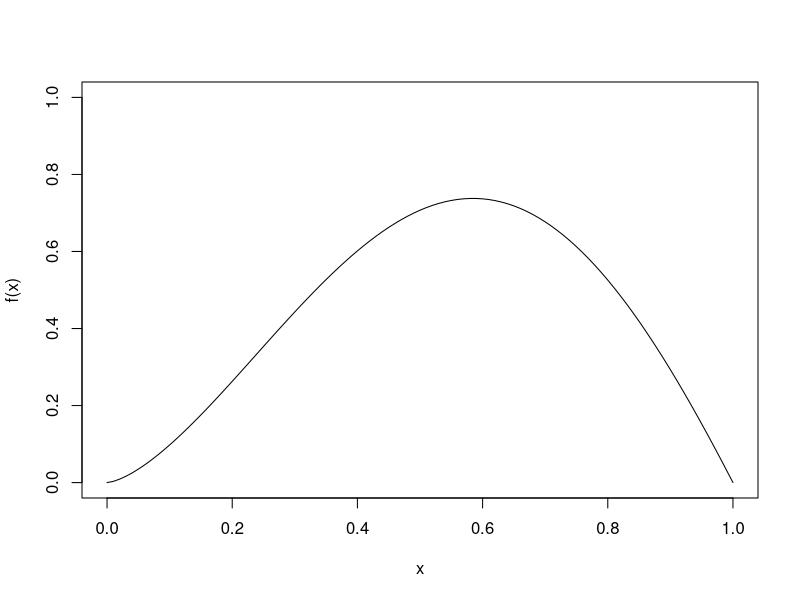
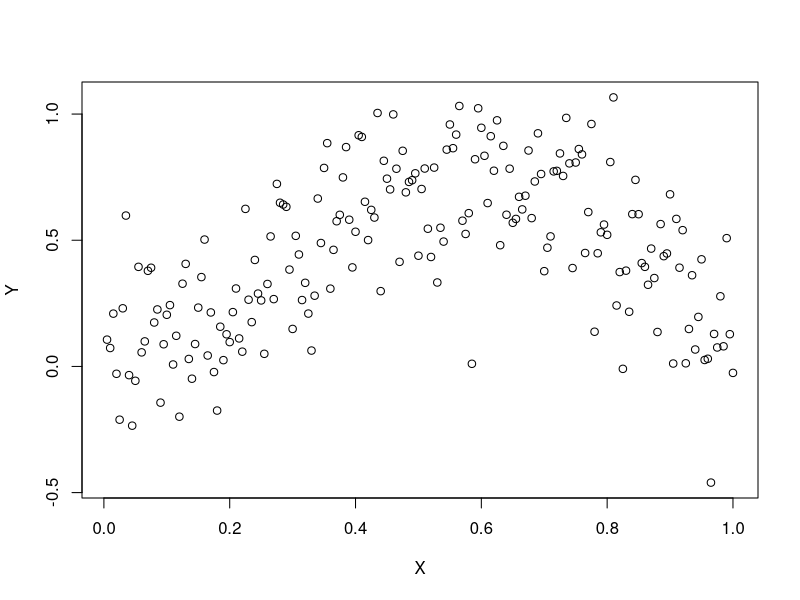
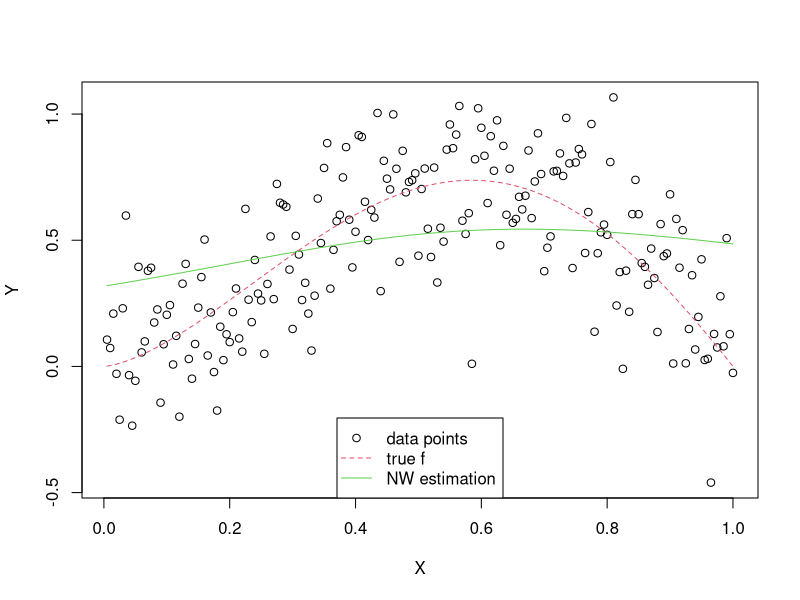
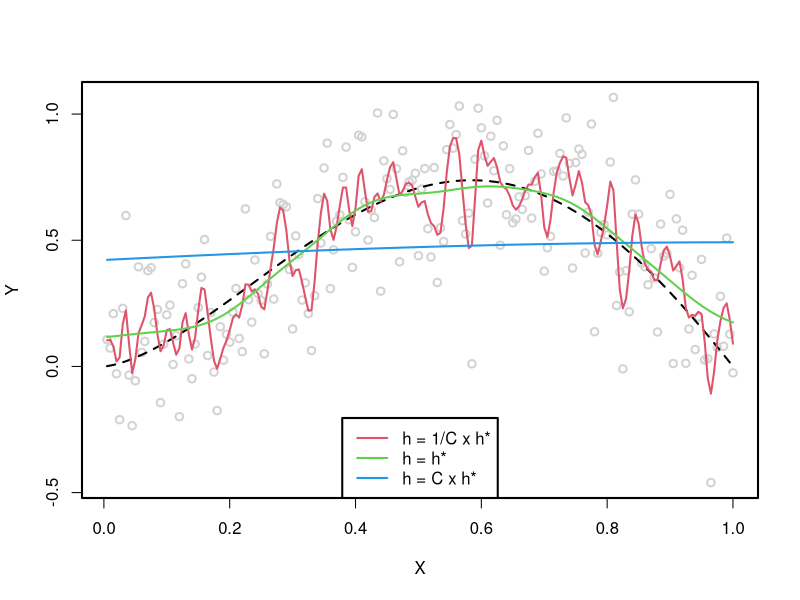
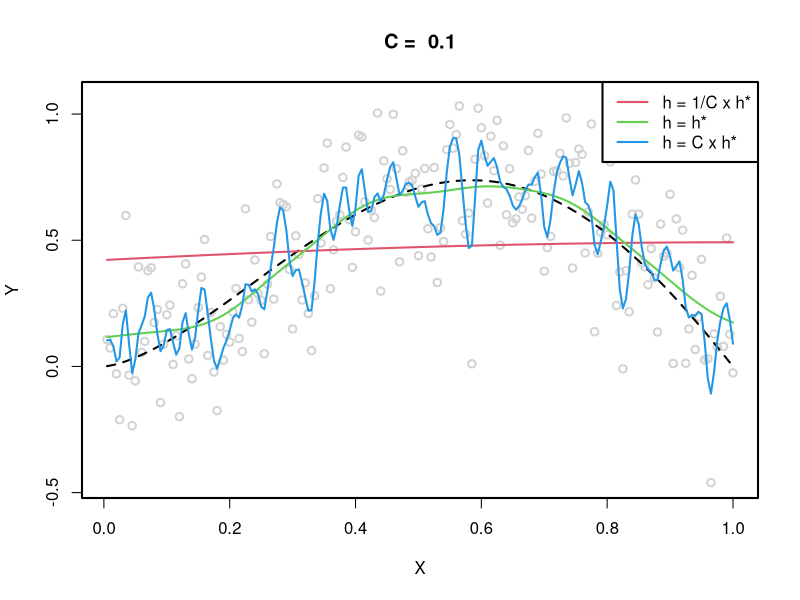
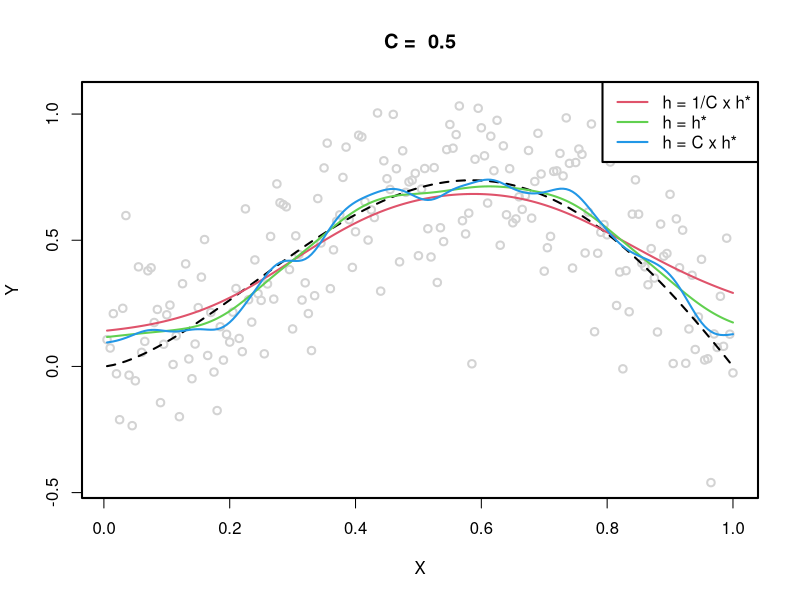
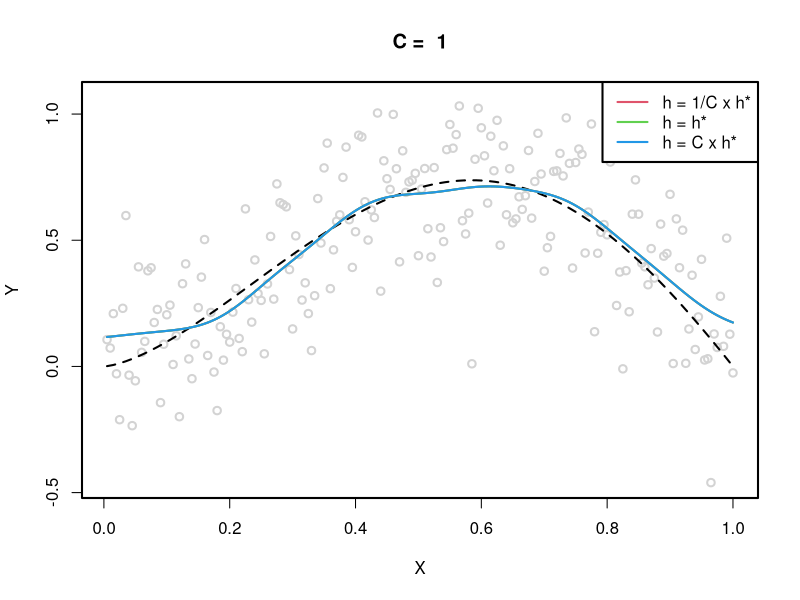
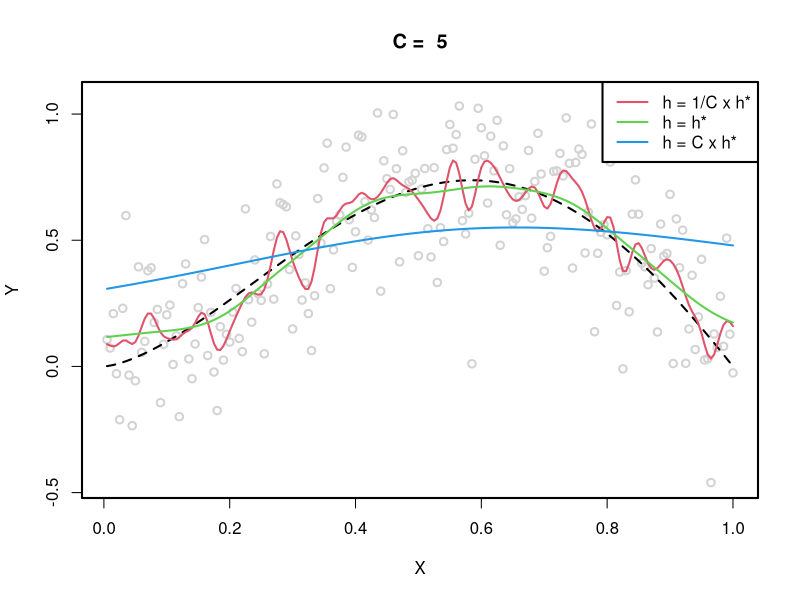

Reproduce these figures in R, in order.
## ---- chunk 1
rm(list = ls())
## ---- chunk 2
knitr::opts_chunk$set(echo = TRUE)
QQ <- 0
## ---- chunk 3
f <- function(x) sqrt(x)*sin(pi*x)
curve(f, ylim = c(0, 1))
## ---- chunk 4
n <- 200
X <- 1:n/n
## ---- chunk 5
sigma <- 0.2
sigma2 <- sigma^2
eps <- rnorm(n, sd = sqrt(sigma2))
Y <- f(X) + eps
plot(X, Y)
## ---- chunk 6
library("KernSmooth")
## ---- chunk 7
# ?locpoly
## ---- chunk 8
NW <- function(x, y, bandwidth, gridsize = length(x), ...) {
  locpoly(x, y, degree = 0, bandwidth = bandwidth, gridsize = gridsize, ...)
}
## ---- chunk 9
MISE_NW <- function(bandwidth, x, y, f) {
    fit <- NW(x, y, bandwidth = bandwidth)
    mean((fit$y - f(fit$x))^2)
}

## ---- chunk 10
fit <- NW(X, Y, bandwidth = 0.3)
plot(X, Y)
curve(f, add = TRUE, col = 2, lty = 2)
lines(fit, col=3)
lgd <- c("data points", "true f", "NW estimation")
legend("bottom", lgd, col = 1:3, lty = c(NA, 2, 1), pch = c(1, NA, NA))
## ---- chunk 11
QQ <- QQ + 1
## ---- chunk 12
par(lwd = 2)
plot(X, Y, col = "lightgray")
curve(f, add = TRUE, col = 1, lty = 2)
best <- 0.057
C <- 10
bwd <- c(1/C, 1, C)*best
for (kk in 1:length(bwd)) {
    fit <- NW(X, Y, bandwidth = bwd[kk])
    lines(fit, col = 1 + kk)
}
lgd <- c("h = 1/C x h*", "h = h*", "h = C x h*")
legend("bottom", lgd, col = 2:4, lty = 1)
## ---- chunk 13
C_list <- c(0.1, 0.5, 1, 5)
par(mfrow = c(1,1))
for ( C in C_list )
{
  plot(X, Y, col = "lightgray", main = paste("C = ", C))
  curve(f, add = TRUE, col = 1, lty = 2)
  bwd <- c(1/C, 1, C)*best
  for (kk in 1:length(bwd)) {
    fit <- NW(X, Y, bandwidth = bwd[kk])
    lines(fit, col = 1 + kk)
  }
  lgd <- c("h = 1/C x h*", "h = h*", "h = C x h*")
  legend("topright", lgd, col = 2:4, lty = 1)
}
## ---- chunk 14
QQ <- QQ +1
## ---- chunk 15
opt <- optimize(MISE_NW, X, Y, f, interval = c(0, 1))
best <- round(opt$minimum, 3)
best
## ---- chunk 16
X_2000 <- 1:2000/2000
eps <- rnorm(n, sd = sqrt(sigma2))
Y_2000 <- f(X_2000) + eps

plot(X_2000, Y_2000)
## ---- chunk 17
opt_2000 <- optimize(MISE_NW, X_2000, Y_2000, f, interval = c(0, 1))
best_2000 <- round(opt_2000$minimum, 3)
paste ("Optimal bandwith with 2000 observations = ", best_2000)
## ---- chunk 18
plot(X_2000, Y_2000, col = "lightgray", main = paste("f vs estimated f with optimal bandwidth = ", best_2000))
curve(f, add = TRUE, col = 1, lty = 2)
bwd <- best_2000

fit <- NW(X_2000, Y_2000, bandwidth = bwd)
lines(fit, col ="red")
## ---- chunk 19
measure_mean_opt_bwd <- function (n, nRep) {
  best_bwd_list <- c()
  for (i in 1:nRep) {
    X <- 1:n/n
    eps <- rnorm(n, sd = sqrt(sigma2))
    Y <- f(X) + eps
    opt <- optimize(MISE_NW, X, Y, f, interval = c(0, 1))
    best <- round(opt$minimum, 3)
    
    best_bwd_list[length(best_bwd_list) + 1] <- best
  }
  return (mean(best_bwd_list))
}
## ---- chunk 20
n_1 <- 200
n_2 <- 2000
h_n1 <- measure_mean_opt_bwd(n_1, 10)
h_n2 <- measure_mean_opt_bwd(n_2, 10)
beta <- 0.5 * (1 - log(n_1 / n_2) / log(h_n1 / h_n2) )
print(paste ("Estimated beta coefficient = ", round(beta,3)))
## ---- chunk 21
n_3 <- 20000
h_n3 <- h_n1 * (n_3 / n_1) ^( -1 / (2*beta +1) )
print(paste("Estimated optimal bandwidth for n = ", n_3, "=", round (h_n3, 3)))

n_4 <- 200000
h_n4 <- h_n1 * (n_4 / n_1) ^( -1 / (2*beta +1) )
print(paste("Estimated optimal bandwidth for n = ", n_4, "=", round (h_n4, 3)))
## ---- chunk 22
QQ <- QQ +1
## ---- chunk 23
MISE_NW_0 <- function(bandwidth, x, y) {
    fit <- NW(x, y, bandwidth = bandwidth)
    mean((fit$y - y)^2)
}
## ---- chunk 24
hs <- 1:500/500
## ---- chunk 25
mise_nw_0_list <- c()
for (h in hs){
  mise_nw_0_list[length(mise_nw_0_list) + 1] <- MISE_NW_0(h,X,Y)
}

plot(hs, mise_nw_0_list, xlab = "bandwidth", ylab = "Discretized MISE")
## ---- chunk 26
hs <- 1:100/500
mise_nw_0_list <- c()
for (h in hs){
  mise_nw_0_list[length(mise_nw_0_list) + 1] <- MISE_NW_0(h,X,Y)
}
plot(hs, mise_nw_0_list, xlab = "bandwidth", ylab = "Discretized MISE")
## ---- chunk 27
QQ <- QQ +1
## ---- chunk 28
fHat <- function(bandwidth, n, sigma2, f) {
    eps <- rnorm(n, sd = sqrt(sigma2))
    X <- 1:n/n
    Y <- f(X) + eps
    fit <- NW(X, Y, bandwidth = bandwidth)
    fit$y
}   
## ---- chunk 29
curve(f, ylim = c(-0.1, 0.8))
lines(X, fHat(0.1,  n, sigma2, f), col = 2, lty = 2)
lines(X, fHat(0.1,  n, sigma2, f), col = 3, lty = 2)
lines(X, fHat(0.1,  n, sigma2, f), col = 4, lty = 2)
## ---- chunk 30
par(mfrow = c(1,1))
bandwidth <- 0.3
fHatMat <- replicate(101, fHat(bandwidth, n, sigma2, f))
curve(f)
matlines(X, fHatMat, col = "lightgray")        
curve(f, add = TRUE)
## ---- chunk 31
par(mfrow = c(1,1))
bandwidth <- 0.04
fHatMat <- replicate(101, fHat(bandwidth, n, sigma2, f))
curve(f)
matlines(X, fHatMat, col = 3)
curve(f, add = TRUE)
## ---- chunk 32
par(mfrow = c(1,1))
bandwidth <- 0.004
fHatMat <- replicate(101, fHat(bandwidth, n, sigma2, f))
curve(f)
matlines(X, fHatMat, col = 7)
curve(f, add = TRUE)
## ---- chunk 33
QQ <- QQ +1
## ---- chunk 34
par(mfrow = c(1,1))
bandwidth <- 0.01
fHatMat <- replicate(101, fHat(bandwidth, n, sigma2, f))
curve(f)
matlines(X, fHatMat, col = 7)
curve(f, add = TRUE)
## ---- chunk 35
par(mfrow = c(1,1))
bandwidth <- 0.5
fHatMat <- replicate(101, fHat(bandwidth, n, sigma2, f))
curve(f)
matlines(X, fHatMat, col = 7)
curve(f, add = TRUE)
## ---- chunk 36
diffs <- fHatMat - f(X)            ## Note: this is a bit dangerous
diffs2 <- sweep(fHatMat, 1, f(X))  ## Safer but harder to understand
max(abs(diffs2-diffs))             ## sanity check
str(rowMeans(diffs^2))
## ---- chunk 37
MSE <- function(bandwidth, n, sigma2, f, nRep) {
    fHatMat <- replicate(nRep, fHat(bandwidth, n, sigma2, f))
    diffs <- sweep(fHatMat, 1, f(X))
    mse <- rowMeans(diffs^2)
}
## ---- chunk 38
MSEh1 <- MSE(0.3, n, sigma2, f, 1001)
MSEh2 <- MSE(0.04, n, sigma2, f, 101)
MSEh3 <- MSE(0.003, n, sigma2, f, 101)
Estim1=sum(MSEh1)/n
Estim2=sum(MSEh2)/n
Estim3=sum(MSEh3)/n
Estim1
Estim2
Estim3
## ---- chunk 39
QQ <- QQ +1
## ---- chunk 40
calculate_bias_and_variance <- function (nRep, X_vect) {
  bias_list <- c()
  var_list <- c()
  
  n <- length(X_vect)
  
  for (h in hs){
    fHatMat <- replicate(nRep, fHat(h, n, sigma2, f))
    
    FHatMat_esp <- rowMeans(fHatMat)
    bias <- FHatMat_esp - f(X_vect)
    
    diffs <- sweep(fHatMat, 1, FHatMat_esp)
    var <- rowMeans(diffs^2)
    
    bias_list[length(bias_list) + 1] <- sum(bias**2)/n
    var_list[length(var_list) +1 ] <- sum(var)/n
  }
  
  return( list ("bias" = bias_list, "var" = var_list) )
}

nRep <- 101
hs <- 1:100/500
bias_and_var <- calculate_bias_and_variance(nRep, X)
## ---- chunk 41
bias_list <- bias_and_var$bias
var_list <- bias_and_var$var
mise_list <- bias_list + var_list

plot(x = hs, y = bias_list, col = 2, ylab = "", type = "l", lwd = 2)
points(x = hs, y = var_list, col = 3, type = "l", lwd = 2)
points(x=hs, y = mise_list, col = 4, type = "l", lwd = 2)
legend(x = "topleft", lty = 1 , legend = c("Bias", "Variance", "MISE"), col = 2:4)
## ---- chunk 42
h_opt_mise <- hs[which.min(mise_list)]
print(paste("The bandwidth that minimizes the mise as bias + variance is", h_opt_mise))
print(paste("REMINDER : The bandwidth that was estimated previously as optimum was", best))
## ---- chunk 43
par(lwd = 2)
C <- 3
plot(X, MSE(best/C, n, sigma2, f, 50), t = 'l', ylab = "MSE", col = 2, ylim = c(0, 0.1))
lines(X, MSE(best, n, sigma2, f, 50), col = 3)
lines(X, MSE(C*best, n, sigma2, f, 50), col = 4)
lgd <- c("h = 1/C x h*", "h = h*", "h = C x h*")
legend("top", lgd, col = 2:4, lty = 1)
abline(h=0, lty = 2)
## ---- chunk 44
par(lwd = 2, mfrow = c(1,1))
C_list <- c(1,2,4, 8)
for (C in C_list) {
  plot(X, MSE(best/C, n, sigma2, f, 50), t = 'l', ylab = "MSE", col = 2, ylim = c(0, 0.1), main = paste("C = ", C))
  lines(X, MSE(best, n, sigma2, f, 50), col = 3)
  lines(X, MSE(C*best, n, sigma2, f, 50), col = 4)
  lgd <- c("h = 1/C x h*", "h = h*", "h = C x h*")
  legend("top", lgd, col = 2:4, lty = 1)
  abline(h=0, lty = 2)
  }
## ---- chunk 45
QQ <- QQ + 1
## ---- chunk 46
par(lwd = 2, mfrow = c(1,1))
plot(X, MSE(best, n, sigma2, f, 50), col = 1)
lgd <- c("h = h*")
legend("top", lgd, col = 1, lty = 1)
abline(h=0, lty = 2)
## ---- chunk 47
bandwidth <- best
fHatMat <- replicate(101, fHat(bandwidth, n, sigma2, f))
curve(f)
matlines(X, fHatMat, col = 7)
curve(f, add = TRUE)
## ---- chunk 48
bandwidth <- best * 2
fHatMat <- replicate(101, fHat(bandwidth, n, sigma2, f))
curve(f)
matlines(X, fHatMat, col = 7)
curve(f, add = TRUE)

par(lwd = 2, mfrow = c(1,1))
plot(X, MSE(best, n, sigma2, f, 50), col = 1)
lgd <- c("h = 2 * h*")
legend("top", lgd, col = 2:4, lty = 1)
abline(h=0, lty = 2)
## ---- chunk 49
QQ <- QQ +1
## ---- chunk 50
my_NW_LP <- function(x, y, bandwidth, degree ,gridsize = length(x), ...) {
  locpoly(x, y, degree = degree, bandwidth = bandwidth, gridsize = gridsize,  ...)
}

fHat_LP <- function(bandwidth, n, sigma2, f, degree) {
    eps <- rnorm(n, sd = sqrt(sigma2))
    X <- 1:n/n
    Y <- f(X) + eps
    fit <- my_NW_LP(X, Y, bandwidth = bandwidth, degree)
    fit$y
} 

MISE_LP <- function(bandwidth, x, y, f, degree) {
    fit <- my_NW_LP(x, y, bandwidth = bandwidth, degree)
    mean((fit$y - f(fit$x))^2)
}

MSE_LP <- function(bandwidth, n, sigma2, f, nRep, degree) {
    fHatMat <- replicate(nRep, fHat_LP(bandwidth, n, sigma2, f, degree))
    diffs <- sweep(fHatMat, 1, f(X))
    mse <- rowMeans(diffs^2)
}
## ---- chunk 51
degree_list <- 0:2
optim_bandwidth_list <- c()

print(paste("REMINDER: the optimal bandwitdh estimated before was ", best))

for (degree in degree_list) {
  opt <- optimize(MISE_LP, X, Y, f, degree,interval = c(0, 1))
  best_bwd <- round(opt$minimum, 3)
  print( paste ("The optimal bandwidth for LP estimators of degree ", degree, " = ",best_bwd) )
  optim_bandwidth_list[ length(optim_bandwidth_list) + 1 ] <- best_bwd
}
## ---- chunk 52
par(mfrow = c(1,1))

plot(X, MSE(best, n, sigma2, f, 50), col = 1, type = "l")
abline(h=0, lty = 2)

for ( i in 1:length(degree_list) ){
  
  points(X, MSE_LP(optim_bandwidth_list[i], n, sigma2, f, 50, degree_list[i]), col = 1 + i,
       main = paste("Degree = ", degree_list[i]), ylab = "MSE LP", ylim = c(0,0.2), type = "l", lwd = 2)
  abline(h=0, lty = 2)
  
}

legend( x = "topleft", legend = c("Previous MSE", "LP deg 0", "LP deg 1", "LP deg 2"), col = 1:4, lty = 1)
## ---- chunk 53
QQ <- QQ +1
## ---- chunk 54
getW <- function(X, h) {
    n <- length(X)
    W <- matrix(NA, n, n)
    for (ii in 1:n){
        Yi <- rep(0, n)
        Yi[ii] <- 1
        fit <- locpoly(X, Yi, bandwidth = h, gridsize = n)
        W[ii, ] <- fit$y
    }
    W
}
## ---- chunk 55
CV_risk <- function(X, Y, h) {
  
  n <- length(X)
  W <- getW(X, h)
  CV <- 0
  
  for (i in 1:n) {
      
    fHat_Xi <- sum(Y*W[,i])
    numerator <- Y[i] - fHat_Xi
    denominator <- 1 - W[i,i]
    CV <- CV + (numerator/denominator)**2
    
  }
  
  return (CV/n)
}

CV_risk(X, Y, best)
## ---- chunk 56
par(mfrow = c(1,1))
CV_risk_list <- c()
for ( h in hs ) {
  CV_risk_list [length(CV_risk_list) + 1] <- CV_risk(X, Y, h)
}
plot(hs, CV_risk_list)
## ---- chunk 57
CV_risk_optimal_bwd <- hs[which.min(CV_risk_list)]
associated_mse_CV <- sum(MSE(CV_risk_optimal_bwd, n, sigma2, f, 50))/n 
associated_mse_opt_bwd <- sum(MSE(best, n, sigma2, f, 50))/n 
print(paste ("The bandwidth that minimizes the CV risk is ", CV_risk_optimal_bwd, "with MSE = ", associated_mse_CV ) )
print( paste("REMINDER : The bandwidth that minimizes the MSE is ", best, "with MSE = ", associated_mse_opt_bwd) )
## ---- chunk 58
fit <- locpoly(X, Y, drv = 1, bandwidth = 0.1, gridsize=length(X))
plot(fit$x, fit$y)
ff <- function(x) sin(pi*x)/sqrt(x)/2 + pi*sqrt(x)*cos(pi*x)
curve(ff, add = TRUE)
## ---- chunk 59
QQ <- QQ +1
## ---- chunk 60
YY <- ff(X) + eps
plot(X, YY, main = "Realization of ff")
curve(ff, add = TRUE)
## ---- chunk 61
degree_list <- 0:2

df <- data.frame( "degree" = degree_list, "MSE" = rep(0, length(degree_list)), "MISE" = rep(0, length(degree_list)))

for (degree in df$degree) {
  mse_der <- sum( MSE_LP(best, n, sigma2, ff, 50, degree)) / n
  mise_der <- MISE_LP(best, X, YY, ff, degree)
  
  df[df$degree == degree, c("MSE", "MISE")] <- c(mse_der, mise_der
                                                 )
}

df
## ---- chunk 62
par(mfrow = c(1,1))

plot(X, MSE(best, n, sigma2, ff, 50), col = 1, type = "l")
abline(h=0, lty = 2)

for ( i in 1:length(degree_list) ){
  
  points(X, MSE_LP(optim_bandwidth_list[i], n, sigma2, ff, 50, degree_list[i]), col = 1 + i,
       main = paste("Degree = ", degree_list[i]), ylab = "MSE LP", ylim = c(0,0.2), type = "l", lwd = 2)
  abline(h=0, lty = 2)
  
}

legend( x = "topleft", legend = c("Previous MSE", "LP deg 0", "LP deg 1", "LP deg 2"), col = 1:4, lty = 1)
## ---- chunk 63
max(abs(X - fit$x))
